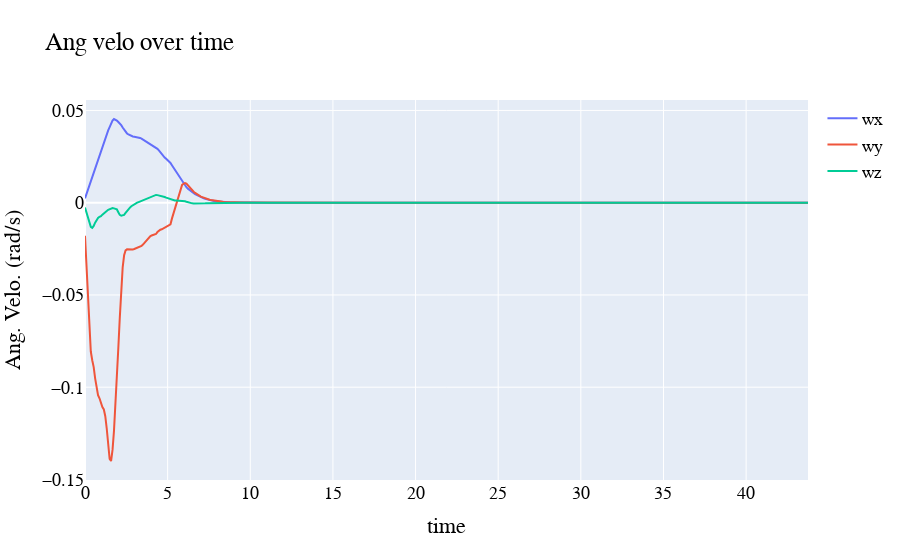

This figure's notebook cell:
### Code cell
fig = go.Figure()
fig.add_trace(go.Scatter(x=x/11.43, y=w1,
                    mode='lines',
                    name='wx'))
fig.add_trace(go.Scatter(x=x/11.43, y=w2,
                    mode='lines',
                    name='wy'))
fig.add_trace(go.Scatter(x=x/11.43, y=w3,
                    mode='lines',
                    name='wz'))

fig.update_layout(
    title="Ang velo over time",
    xaxis_title="time",
    yaxis_title="Ang. Velo. (rad/s)",
    font=dict(
        family="Arial",
        size=18,
        color="#000000"
    )
)

fig.show()

### Figure 1 — Plotly figure (JSON) as saved in the notebook; plotly's stock layout.template omitted (floating-point values rounded to 4 significant figures; data arrays with more than 128 entries replaced by an {"elided": "..."} marker saying what was removed)
{"data": [{"mode": "lines", "name": "wx", "type": "scatter", "x": {"elided": "500 float values"}, "y": {"elided": "500 float values"}}, {"mode": "lines", "name": "wy", "type": "scatter", "x": {"elided": "500 float values"}, "y": {"elided": "500 float values"}}, {"mode": "lines", "name": "wz", "type": "scatter", "x": {"elided": "500 float values"}, "y": {"elided": "500 float values"}}], "layout": {"autosize": true, "font": {"color": "#000000", "family": "Arial", "size": 18}, "title": {"text": "Ang velo over time"}, "xaxis": {"autorange": true, "range": [0, 43.74], "title": {"text": "time"}, "type": "linear"}, "yaxis": {"autorange": true, "range": [-0.1503, 0.05567], "title": {"text": "Ang. Velo. (rad/s)"}, "type": "linear"}}}
